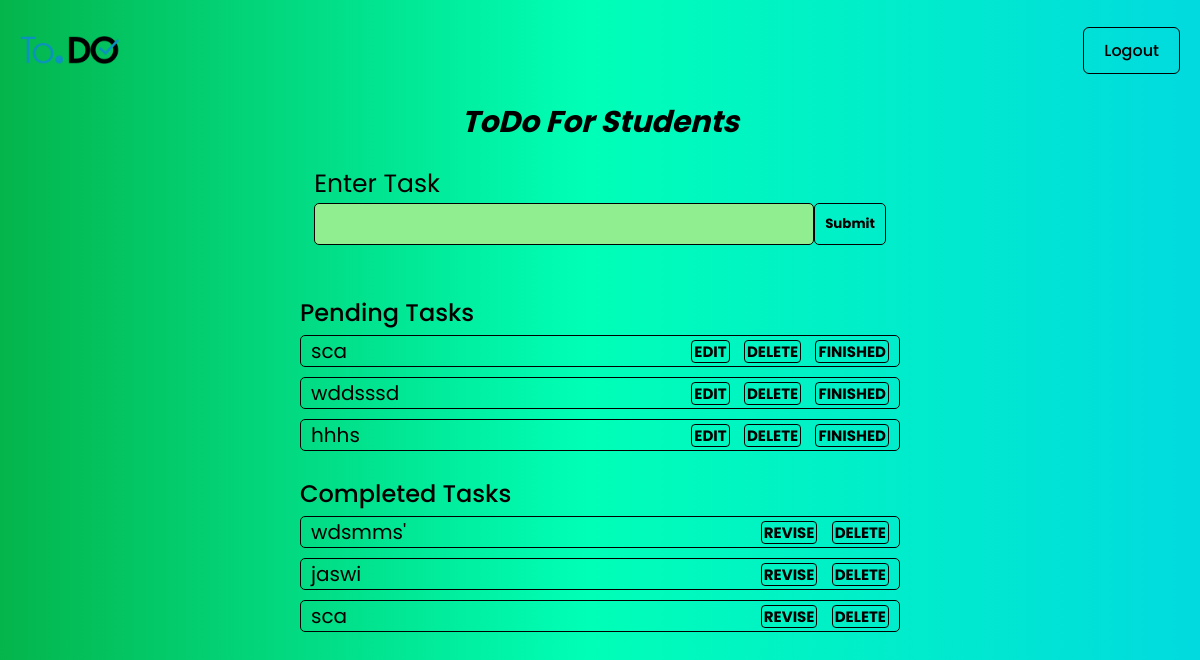
The app's page / (signed in), older data.
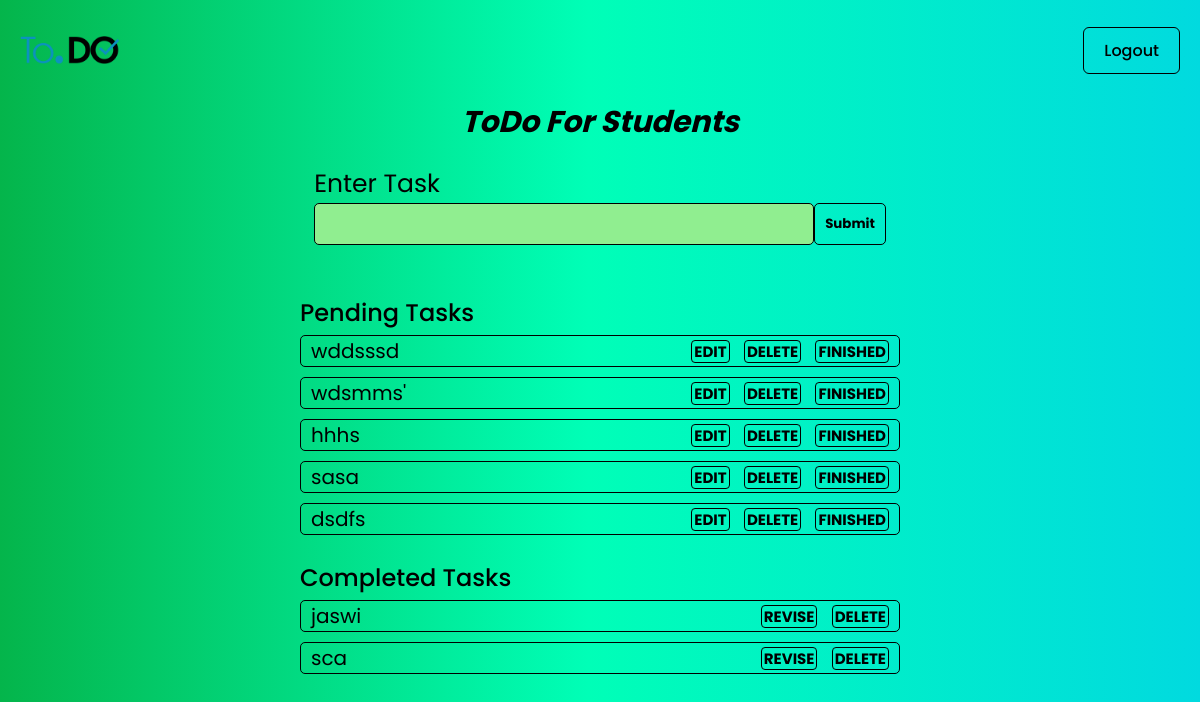
The same page, newer data.
### tasks/models.py (models this page shows, shortened)
class ToDo(models.Model):
    username = models.ForeignKey("auth.User", on_delete=models.CASCADE)
    add_task = models.CharField(blank=False, null=False, max_length=255)
    is_deleted = models.BooleanField(default=False)
    is_completed = models.BooleanField(default=False)
    class Meta:
        verbose_name = "ToDo"
        verbose_name_plural = "ToDo"

### web/views.py (the view, shortened to what this page needs)
# urls.py: path('', views.index, name="index"),
@login_required(login_url="users/login/")
def index(request):
    if  request.user.is_authenticated:
        username = request.user
        instances = ToDo.objects.filter(is_deleted=False,username=username,is_completed=False)
        completed_instances = ToDo.objects.filter(is_deleted=False,username=username,is_completed=True)
        form = ToDoTask()
        context = {
            "form": form,
            "title": "ToDo",
            "instances": instances,
            "completed_instances": completed_instances
        }
        return render(request, 'index.html',context=context)

### users/forms.py
class ToDoTask(forms.ModelForm):
    class Meta:
        model = ToDo
        fields = ["add_task",]
        widgets = {
            "add_task" : forms.TextInput(attrs={"class" : "task"})
        }

### templates/index.html (shortened to what this page needs)
<!DOCTYPE html>
<html lang="en">
    <head>
        {% load static %}
        <link
            rel="stylesheet"
            href="{% static 'css/style.css' %}"
            type="text/css"
        />
    </head>
    <body>
        <header>
            <div class="left">
                <a href="{% url 'web:index' %}"
                    ><h1>
                        <img
                            src="{% static 'images/logo.png' %}"
                            alt="logo"
                        /></h1
                ></a>
            </div>
            <div class="right">
                {% if request.user.is_authenticated%}
                <a href="{% url 'users:logout' %}">Logout</a>
                {% else %}
                <a href="{% url 'users:login' %}">Login</a>
                {% endif %}
            </div>
        </header>
        <section id="main">
            <h2>ToDo For Students</h2>
            <form
                id="create-task"
                action="{% url 'users:create_task' %}"
                method="post"
                class="ajax redirect"
            >
                <div class="input_container">
                    <label for="{{form.add_task.id_for_label}}"
                        >Enter Task</label
                    >
                    {{form.add_task}}
                </div>
                <div class="submit_container">
                    <input type="submit" id="task-submit" value="Submit" />
                </div>
            </form>
        </section>
        <section class="list">
            {% if instances %}
                <div class="tasks">
                    <h2>Pending Tasks</h2>
                    {% for instance in instances %}
                    <ul>
                        <li>
                            <div class="left">
                                <h3>{{instance.add_task|truncatechars:25}}</h3>
                            </div>
                            <div class="right">
                                <a class="edit" href="{% url 'users:edit_task' id=instance.id %}">EDIT</a>
                                <a
                                    href="{% url 'users:delete_task' id=instance.id %}"
                                    class="danger action-button reload delete"
                                    data-text="Are you sure want to remove this ToDo. You can't undo this action."
                                    data-title="Confirm Delete!"
                                    title="Delete!"
                                >DELETE</a>
                                <a class="complete" href="{% url 'users:finish_task' id=instance.id %}">FINISHED</a>
                            </div>
                        </li>
                    </ul>
                    {% endfor %}
                </div>
                {% endif %}
                {% if completed_instances %}
                <div class="completed">
                    <h2>Completed Tasks</h2>
                    {% for instance in completed_instances %}
                    <ul>
                        <li>
                            <div class="left">
                                <h3>{{instance.add_task|truncatechars:25}}</h3>
                            </div>
                            <div class="right">
                                <a href="{% url 'users:revise_task' id=instance.id %}" class="revise">REVISE</a>
                                <a
                                    href="{% url 'users:delete_task' id=instance.id %}"
                                    class="danger action-button reload delete"
                                    data-text="Are you sure want to remove this post. You can't undo this action."
                                    data-title="Confirm Delete!"
                                    title="Delete!"
                                >DELETE</a>
                            </div>
                        </li>
                    </ul>
                    {% endfor %}
                </div>
                {% endif %}
        </section>
    </body>
</html>

Row changes from the older to the newer data that the page shows:
removed ToDo: add_task "sca", shown under "Pending Tasks"
changed ToDo "wdsmms'": moves from the list under "Completed Tasks" to the list under "Pending Tasks"
added ToDo: add_task "sasa", shown under "Pending Tasks"
added ToDo: add_task "dsdfs", shown under "Pending Tasks"
